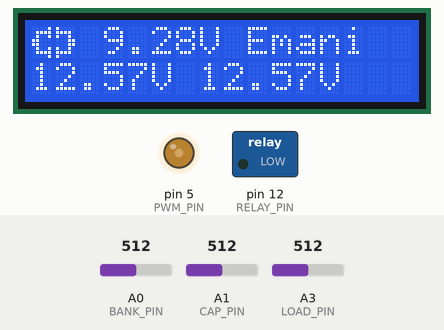
Bench run of a sketch on a simulated Arduino Uno, built with avr-gcc and run on an emulated ATmega328P. Shown: 16×2 character LCD, switched loads named in the sketch (green lamp = pin HIGH), output pins drawn as LEDs (lit = HIGH). Inputs (shaded band) come from the test bench; at power-on: A0 (BANK_PIN) = 512, A1 (CAP_PIN) = 512, A3 (LOAD_PIN) = 512.

Above: at 1.2 s.
1.3 s: A0 (BANK_PIN) set to 716
At 1.62 s:
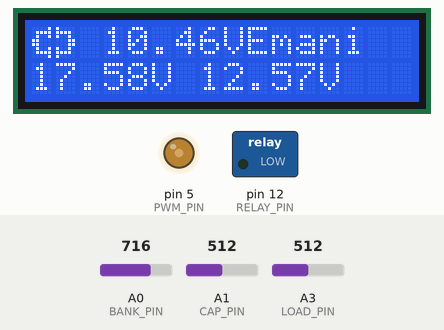
3.0 s: A1 (CAP_PIN) set to 716
At 3.34 s:
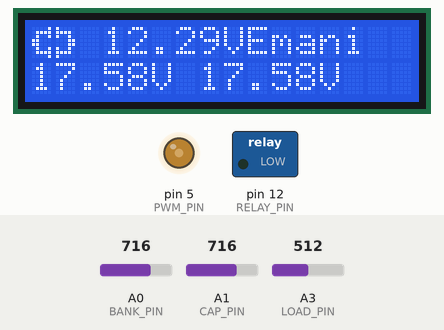
4.7 s: A3 (LOAD_PIN) set to 716
At 4.88 s:
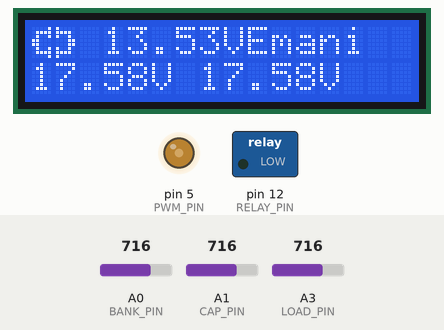
6.2 s: A0 (BANK_PIN) set to 900
At 6.41 s:
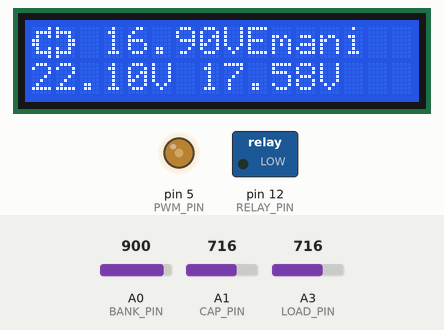
7.8 s: A1 (CAP_PIN) set to 900
At 9.0 s:
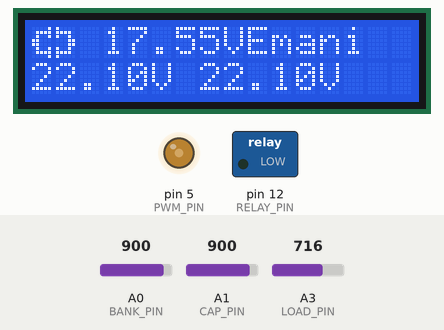
9.5 s: A3 (LOAD_PIN) set to 900
At 9.67 s:
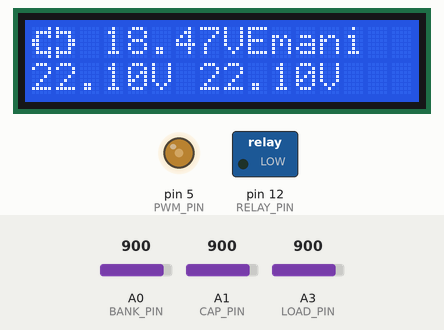
Timing chart, 0 to 12.0 s (numbered marks = the images above; inputs shaded):
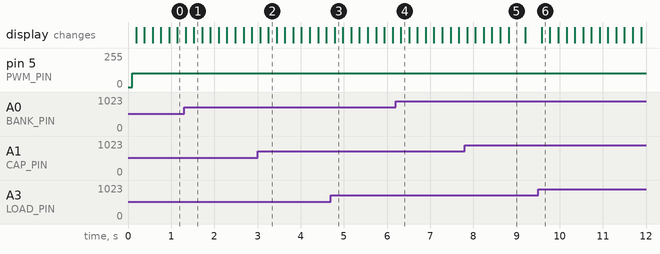

The sketch:

smart_solar_power_controller.ino
```cpp
#include <LiquidCrystal_I2C.h>
#include <IRremote.h>

LiquidCrystal_I2C lcd(0x27, 16, 2);

const byte IR_RECEIVE_PIN = 3;
const byte RELAY_PIN = 12;
const byte PWM_PIN = 5;
const byte BANK_PIN = A0;
const byte CAP_PIN = A1;
const byte LOAD_PIN = A3;

float bankVoltage = 0.0;
float capVoltage = 0.0;
float loadVoltage = 0.0;
float targetVoltage = 2.0;
float filteredLoadVoltage = 0.0;
int pwmValue = 0;

enum CapacitorMode { PARALLEL_MODE, SERIES_MODE };
CapacitorMode requestedMode = PARALLEL_MODE;
bool relayCommand = false;

int firstDigit = -1;
unsigned long lastIRTime = 0;
bool showInput = false;
unsigned long messageTime = 0;
const unsigned long INPUT_DISPLAY_TIME = 1000;


byte parallelLeft[8] = {
  B00001, B01111, B01001, B11000,
  B11000, B01001, B01111, B00001
};
byte parallelRight[8] = {
  B10000, B11110, B10010, B00011,
  B00011, B10010, B11110, B10000
};
byte seriesLeft[8] = {
  B01010, B01010, B01010, B11011,
  B01010, B01010, B01010, B00000
};
byte seriesRight[8] = {
  B01010, B01010, B01010, B11011,
  B01010, B01010, B01010, B00000
};

float readVoltage(byte pin) {
  long total = 0;
  for (int i = 0; i < 100; i++) {
    total += analogRead(pin);
  }
  return (total / 100.0) * 5.0 / 1023.0 * 5.02439;
}

void displayInput(float voltage) {
  lcd.setCursor(0, 1);
  lcd.print("                ");
  lcd.setCursor(0, 1);
  lcd.print("Input = ");
  lcd.print(voltage, 2);
  lcd.print(" V");
}

int decodeDigit(unsigned long code) {
  if (code == 0xF30CBF00UL) return 0;
  if (code == 0xEE11BF00UL) return 2;
  if (code == 0xED12BF00UL) return 3;
  if (code == 0xEA15BF00UL) return 5;
  return -1;
}

void selectCapacitorMode() {
  if (targetVoltage >= 3.5) {
    requestedMode = SERIES_MODE;
  } else {
    requestedMode = PARALLEL_MODE;
  }
  relayCommand = (requestedMode == SERIES_MODE);
}

void processDigit(int digit) {
  if (firstDigit == -1) {
    firstDigit = digit;
    showInput = true;
    displayInput((float)digit);
    Serial.print("First digit: ");
    Serial.println(digit);
    return;
  }

  float newTarget = firstDigit + digit / 10.0;
  firstDigit = -1;
  showInput = true;
  messageTime = millis();

  if (newTarget > 4.3) {
    lcd.setCursor(0, 1);
    lcd.print("                ");
    lcd.setCursor(0, 1);
    lcd.print("Invalid voltage");
    Serial.println("Invalid voltage");
    return;
  }

  targetVoltage = newTarget;
  selectCapacitorMode();
  displayInput(targetVoltage);

  Serial.print("Target voltage: ");
  Serial.println(targetVoltage, 2);
  if (requestedMode == SERIES_MODE) {
    Serial.println("SERIES requested");
  } else {
    Serial.println("PARALLEL requested");
  }
}

void checkIRRemote() {
  if (IrReceiver.decode()) {
    unsigned long code = IrReceiver.decodedIRData.decodedRawData;
    IrReceiver.resume();
    int digit = decodeDigit(code);
    if (digit >= 0 && millis() - lastIRTime >= 120) {
      lastIRTime = millis();
      processDigit(digit);
    }
  }
}

void updateRelayOutput() {
  if (relayCommand == true) {
    digitalWrite(RELAY_PIN, HIGH);
  } else {
    digitalWrite(RELAY_PIN, LOW);
  }
}

void displayCapacitorMode() {
  if (firstDigit != -1) return;
  if (showInput) {
    if (millis() - messageTime < INPUT_DISPLAY_TIME) return;
    showInput = false;
  }

  lcd.setCursor(0, 0);
  lcd.print("                ");
  lcd.setCursor(0, 0);

  if (requestedMode == SERIES_MODE) {
    lcd.write((uint8_t)2);
    lcd.write((uint8_t)3);
  } else {
    lcd.write((uint8_t)0);
    lcd.write((uint8_t)1);
  }

  lcd.setCursor(3, 0);
  lcd.print(filteredLoadVoltage, 2);
  lcd.print("V");
  lcd.setCursor(9, 0);
  lcd.print("Emani");

  lcd.setCursor(0, 1);
  lcd.print("                ");
  lcd.setCursor(0, 1);
  lcd.print(bankVoltage, 2);
  lcd.print("V");
  lcd.setCursor(7, 1);
  lcd.print(capVoltage, 2);
  lcd.print("V");
}

void setup() {
  Serial.begin(9600);
  pinMode(RELAY_PIN, OUTPUT);
  pinMode(PWM_PIN, OUTPUT);
  digitalWrite(RELAY_PIN, LOW);
  analogWrite(PWM_PIN, 0);

  lcd.init();
  lcd.backlight();
  lcd.createChar(0, parallelLeft);
  lcd.createChar(1, parallelRight);
  lcd.createChar(2, seriesLeft);
  lcd.createChar(3, seriesRight);
  lcd.clear();

  IrReceiver.begin(IR_RECEIVE_PIN, ENABLE_LED_FEEDBACK);
  selectCapacitorMode();
}

void loop() {
  checkIRRemote();
  updateRelayOutput();

  pwmValue = (int)(targetVoltage * 51.0);
  pwmValue = constrain(pwmValue, 0, 255);
  analogWrite(PWM_PIN, pwmValue);

  bankVoltage = readVoltage(BANK_PIN);
  capVoltage = readVoltage(CAP_PIN);
  loadVoltage = readVoltage(LOAD_PIN);

  filteredLoadVoltage =
    0.8 * filteredLoadVoltage + 0.2 * loadVoltage;

  displayCapacitorMode();
  delay(100);
}
```
